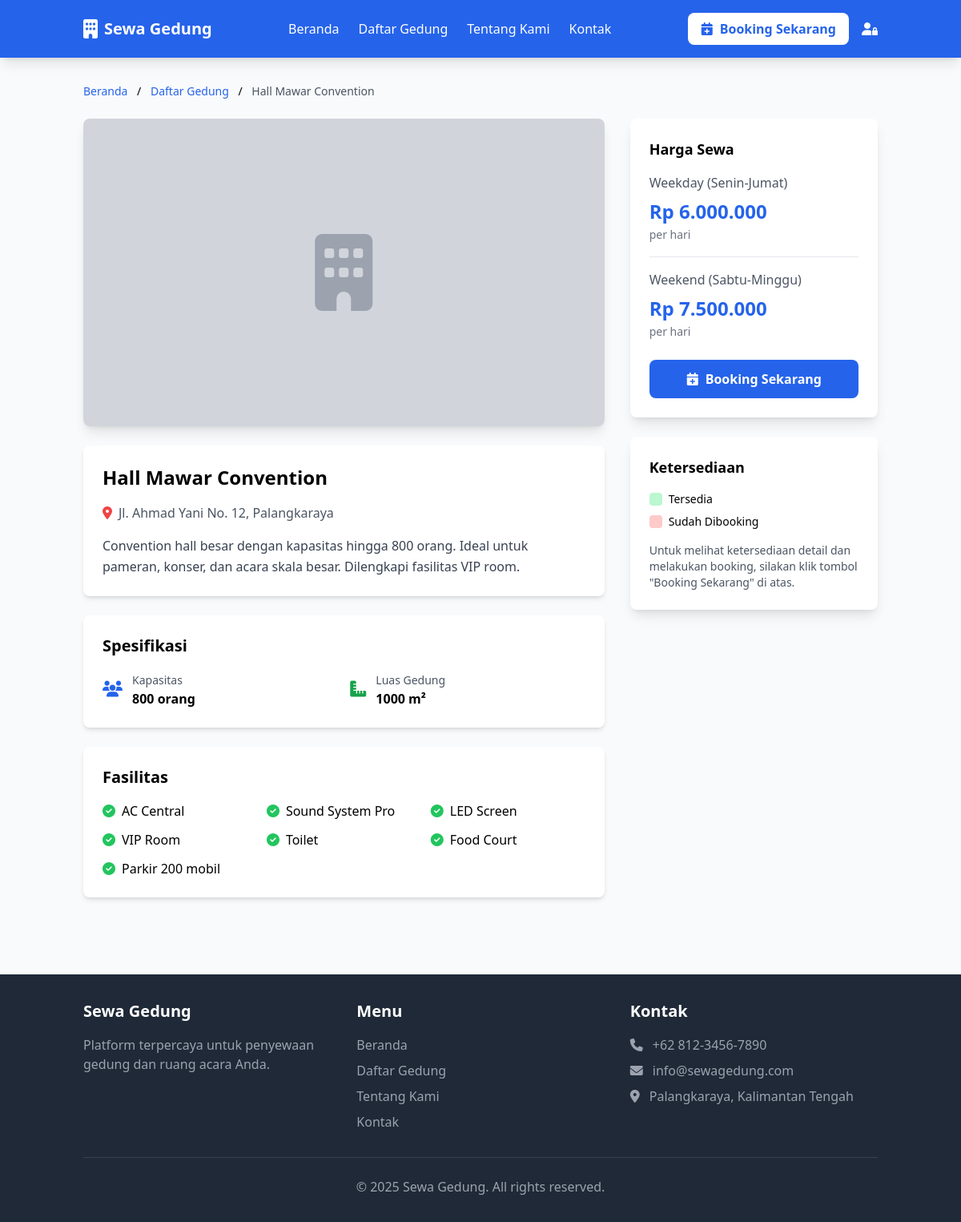
The page /detail-gedung.php?id=4 on the database its author committed.
### tables this page shows
CREATE TABLE `gedung` (
  `id_gedung` int(11) NOT NULL,
  `nama_gedung` varchar(100) NOT NULL,
  `slug` varchar(100) NOT NULL,
  `deskripsi` text,
  `kapasitas` int(11) DEFAULT NULL,
  `luas_gedung` varchar(50) DEFAULT NULL,
  `alamat` text,
  `fasilitas` text,
  `harga_weekday` decimal(10,2) NOT NULL DEFAULT '0.00',
  `harga_weekend` decimal(10,2) NOT NULL DEFAULT '0.00',
  `foto_utama` varchar(255) DEFAULT NULL,
  `status` enum('aktif','nonaktif') DEFAULT 'aktif',
  `created_at` datetime DEFAULT NULL,
  `updated_at` datetime DEFAULT NULL,
  `deleted_at` datetime DEFAULT NULL
);

### functions/helpers.php (called while the page is built, shortened)
<?php
function formatRupiah($angka) {
    return 'Rp ' . number_format($angka, 0, ',', '.');
}
?>

### public/detail-gedung.php (the view, shortened to what this page needs)
<?php
require_once '../config/config.php';
require_once '../functions/helpers.php';
$id_gedung = isset($_GET['id']) ? (int)$_GET['id'] : 0;
$queryGedung = "SELECT * FROM gedung WHERE id_gedung = $id_gedung AND status = 'aktif' AND deleted_at IS NULL";
$resultGedung = mysqli_query($conn, $queryGedung);
$gedung = mysqli_fetch_assoc($resultGedung);
include '../layouts/header.php';
?>
<div class="container mx-auto px-4 py-8">
    <div class="mb-6 text-sm">
        <a href="index.php" class="text-blue-600 hover:text-blue-800">Beranda</a>
        <span class="mx-2">/</span>
        <a href="daftar-gedung.php" class="text-blue-600 hover:text-blue-800">Daftar Gedung</a>
        <span class="mx-2">/</span>
        <span class="text-gray-600"><?php echo $gedung['nama_gedung']; ?></span>
    </div>
    <div class="grid grid-cols-1 lg:grid-cols-3 gap-8">
        <div class="lg:col-span-2">
            <div class="bg-white rounded-lg shadow-lg overflow-hidden mb-6">
                <div class="h-96 bg-gray-300">
                    <?php if($gedung['foto_utama']): ?>
                        <img src="../uploads/gedung/<?php echo $gedung['foto_utama']; ?>"
                             alt="<?php echo $gedung['nama_gedung']; ?>"
                             class="w-full h-full object-cover">
                    <?php else: ?>
                        <div class="w-full h-full flex items-center justify-center">
                            <i class="fas fa-building text-gray-400 text-8xl"></i>
                        </div>
                    <?php endif; ?>
                </div>
            </div>
            <div class="bg-white rounded-lg shadow-md p-6 mb-6">
                <h2 class="text-2xl font-bold mb-4"><?php echo $gedung['nama_gedung']; ?></h2>
                <div class="flex items-center text-gray-600 mb-4">
                    <i class="fas fa-map-marker-alt text-red-500 mr-2"></i>
                    <?php echo $gedung['alamat']; ?>
                </div>
                <p class="text-gray-700 leading-relaxed whitespace-pre-line"><?php echo $gedung['deskripsi']; ?></p>
            </div>
            <div class="bg-white rounded-lg shadow-md p-6 mb-6">
                <h3 class="text-xl font-bold mb-4">Spesifikasi</h3>
                <div class="grid grid-cols-2 gap-4">
                    <div class="flex items-center">
                        <i class="fas fa-users text-blue-600 mr-3 text-xl"></i>
                        <div>
                            <span class="text-sm text-gray-600">Kapasitas</span>
                            <p class="font-semibold"><?php echo $gedung['kapasitas']; ?> orang</p>
                        </div>
                    </div>
                    <div class="flex items-center">
                        <i class="fas fa-ruler-combined text-green-600 mr-3 text-xl"></i>
                        <div>
                            <span class="text-sm text-gray-600">Luas Gedung</span>
                            <p class="font-semibold"><?php echo $gedung['luas_gedung']; ?></p>
                        </div>
                    </div>
                </div>
            </div>
            <?php if($gedung['fasilitas']): ?>
            <div class="bg-white rounded-lg shadow-md p-6">
                <h3 class="text-xl font-bold mb-4">Fasilitas</h3>
                <div class="grid grid-cols-2 md:grid-cols-3 gap-3">
                    <?php
                    $fasilitas = explode(',', $gedung['fasilitas']);
                    foreach($fasilitas as $f):
                    ?>
                        <div class="flex items-center">
                            <i class="fas fa-check-circle text-green-500 mr-2"></i>
                            <span><?php echo trim($f); ?></span>
                        </div>
                    <?php endforeach; ?>
                </div>
            </div>
            <?php endif; ?>
        </div>
        <div class="lg:col-span-1">
            <div class="bg-white rounded-lg shadow-lg p-6 mb-6 sticky top-4">
                <h3 class="text-lg font-bold mb-4">Harga Sewa</h3>
                <div class="mb-4 pb-4 border-b">
                    <div class="flex justify-between items-center mb-2">
                        <span class="text-gray-600">Weekday (Senin-Jumat)</span>
                    </div>
                    <p class="text-2xl font-bold text-blue-600"><?php echo formatRupiah($gedung['harga_weekday']); ?></p>
                    <span class="text-sm text-gray-500">per hari</span>
                </div>
                <div class="mb-6">
                    <div class="flex justify-between items-center mb-2">
                        <span class="text-gray-600">Weekend (Sabtu-Minggu)</span>
                    </div>
                    <p class="text-2xl font-bold text-blue-600"><?php echo formatRupiah($gedung['harga_weekend']); ?></p>
                    <span class="text-sm text-gray-500">per hari</span>
                </div>
                <a href="booking.php?gedung=<?php echo $gedung['id_gedung']; ?>"
                   class="block w-full bg-blue-600 text-white text-center py-3 rounded-lg font-bold hover:bg-blue-700 transition">
                    <i class="fas fa-calendar-plus mr-2"></i>Booking Sekarang
                </a>
            </div>
            <div class="bg-white rounded-lg shadow-lg p-6">
                <h3 class="text-lg font-bold mb-4">Ketersediaan</h3>
                <div class="text-sm mb-4">
                    <div class="flex items-center mb-2">
                        <div class="w-4 h-4 bg-green-200 rounded mr-2"></div>
                        <span>Tersedia</span>
                    </div>
                    <div class="flex items-center">
                        <div class="w-4 h-4 bg-red-200 rounded mr-2"></div>
                        <span>Sudah Dibooking</span>
                    </div>
                </div>
                <p class="text-sm text-gray-600">
                    Untuk melihat ketersediaan detail dan melakukan booking, silakan klik tombol "Booking Sekarang" di atas.
                </p>
            </div>
        </div>
    </div>
</div>
<?php include '../layouts/footer.php'; ?>

### rows shown on the page
gedung: nama_gedung "Hall Mawar Convention", alamat "Jl. Ahmad Yani No. 12, Palangkaraya", deskripsi "Convention hall besar dengan kapasitas hingga 800 orang. Ideal untuk pameran, konser, dan acara skala besar. Dilengkapi fasilitas VIP room.", kapasitas "800", luas_gedung "1000 m²", fasilitas "AC Central", fasilitas "Sound System Pro", fasilitas "LED Screen", fasilitas "VIP Room", fasilitas "Toilet", fasilitas "Food Court", fasilitas "Parkir 200 mobil", harga_weekday "Rp 6.000.000", harga_weekend "Rp 7.500.000"
